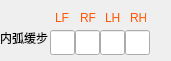
     <widget class="QWidget" name="widget_10" native="true">
      <property name="geometry">
       <rect>
        <x>860</x>
        <y>260</y>
        <width>171</width>
        <height>61</height>
       </rect>
      </property>
      <widget class="QLineEdit" name="edit_90innerAmble_pressSet_lf">
       <property name="geometry">
        <rect>
         <x>50</x>
         <y>30</y>
         <width>25</width>
         <height>25</height>
        </rect>
       </property>
       <property name="text">
        <string/>
       </property>
      </widget>
      <widget class="QLabel" name="label_94">
       <property name="geometry">
        <rect>
         <x>0</x>
         <y>30</y>
         <width>48</width>
         <height>16</height>
        </rect>
       </property>
       <property name="styleSheet">
        <string notr="true">font: 25 7pt &quot;Adobe 宋体 Std L&quot;;</string>
       </property>
       <property name="text">
        <string>内弧缓步</string>
       </property>
      </widget>
      <widget class="QLineEdit" name="edit_90innerAmble_pressSet_rf">
       <property name="geometry">
        <rect>
         <x>75</x>
         <y>30</y>
         <width>25</width>
         <height>25</height>
        </rect>
       </property>
       <property name="text">
        <string/>
       </property>
      </widget>
      <widget class="QLineEdit" name="edit_90innerAmble_pressSet_lh">
       <property name="geometry">
        <rect>
         <x>100</x>
         <y>30</y>
         <width>25</width>
         <height>25</height>
        </rect>
       </property>
       <property name="text">
        <string/>
       </property>
      </widget>
      <widget class="QLineEdit" name="edit_90innerAmble_pressSet_rh">
       <property name="geometry">
        <rect>
         <x>125</x>
         <y>30</y>
         <width>25</width>
         <height>25</height>
        </rect>
       </property>
       <property name="text">
        <string/>
       </property>
      </widget>
      <widget class="QLabel" name="label_95">
       <property name="geometry">
        <rect>
         <x>55</x>
         <y>10</y>
         <width>16</width>
         <height>16</height>
        </rect>
       </property>
       <property name="styleSheet">
        <string notr="true">font: 25 6pt &quot;Adobe 宋体 Std L&quot;;
color: rgb(255, 85, 0);</string>
       </property>
       <property name="text">
        <string>LF</string>
       </property>
      </widget>
      <widget class="QLabel" name="label_96">
       <property name="geometry">
        <rect>
         <x>80</x>
         <y>10</y>
         <width>16</width>
         <height>16</height>
        </rect>
       </property>
       <property name="styleSheet">
        <string notr="true">font: 25 6pt &quot;Adobe 宋体 Std L&quot;;
color: rgb(255, 85, 0);</string>
       </property>
       <property name="text">
        <string>RF</string>
       </property>
      </widget>
      <widget class="QLabel" name="label_97">
       <property name="geometry">
        <rect>
         <x>105</x>
         <y>10</y>
         <width>16</width>
         <height>16</height>
        </rect>
       </property>
       <property name="styleSheet">
        <string notr="true">font: 25 6pt &quot;Adobe 宋体 Std L&quot;;
color: rgb(255, 85, 0);</string>
       </property>
       <property name="text">
        <string>LH</string>
       </property>
      </widget>
      <widget class="QLabel" name="label_98">
       <property name="geometry">
        <rect>
         <x>130</x>
         <y>10</y>
         <width>16</width>
         <height>16</height>
        </rect>
       </property>
       <property name="styleSheet">
        <string notr="true">font: 25 6pt &quot;Adobe 宋体 Std L&quot;;
color: rgb(255, 85, 0);</string>
       </property>
       <property name="text">
        <string>RH</string>
       </property>
      </widget>
     </widget>
